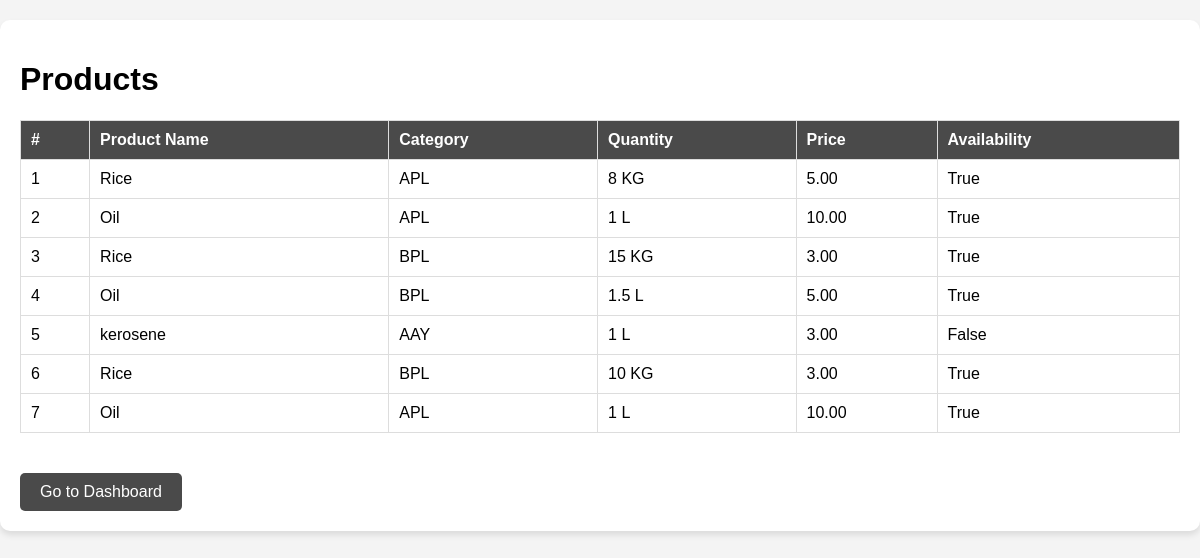
Screenshot of /products/ with the database file from the repository.
### ration_app/models.py (models this page shows, shortened)
class Product(models.Model):
    shop_owner = models.ForeignKey(ShopOwnerDetails, on_delete=models.CASCADE, default=1)
    name = models.CharField(max_length=100)
    category = models.CharField(max_length=3, choices=CATEGORY_CHOICES)
    quantity = models.CharField(max_length=100)
    price = models.DecimalField(max_digits=10, decimal_places=2)
    availability = models.BooleanField(default=True)

### ration_app/views.py (the view)
# urls.py: path('products/', views.product_list, name='product_list'),
def product_list(request):
    products = Product.objects.all()
    return render(request, 'product_list.html', {'products': products})

### templates/product_list.html (shortened to what this page needs)
<!DOCTYPE html>
<html lang="en">
<head>
    <link rel="stylesheet" href="https://cdnjs.cloudflare.com/ajax/libs/font-awesome/5.15.4/css/all.min.css">
</head>
<body>
    <div class="container">
        <h1>Products</h1>
        <table>
            <thead>
                <tr>
                    <th>#</th>
                    <th>Product Name</th>
                    <th>Category</th>
                    <th>Quantity</th>
                    <th>Price</th>
                    <th>Availability</th>
                </tr>
            </thead>
            <tbody>
                {% for product in products %}
                <tr>
                    <td>{{ forloop.counter }}</td>
                    <td>{{ product.name }}</td>
                    <td>{{ product.category }}</td>
                    <td>{{ product.quantity }}</td>
                    <td>{{ product.price}}</td>
                    <td>{{ product.availability }}</td>
                </tr>
                {% empty %}
                <tr>
                    <td colspan="12">No Products found.</td>
                </tr>
                {% endfor %}
            </tbody>
        </table>
        <a href="{% url 'admin_dashboard' %}" class="dashboard-btn">Go to Dashboard</a>
    </div>
</body>
</html>

### templates/product_list.html (style rules this page uses)
body { font-family: Arial, sans-serif; margin: 0; padding: 0; background-color: #f4f4f4; }
.container { max-width: 1200px; margin: 20px auto; padding: 20px; background: white; border-radius: 10px; box-shadow: 0px 4px 6px rgba(0, 0, 0, 0.1); }
table { width: 100%; border-collapse: collapse; margin-bottom: 20px; }
th, td { padding: 10px; text-align: left; border: 1px solid #ddd; }
th { background-color: #4A4A4A; color: white; }
.dashboard-btn { background-color: #4A4A4A; color: white; padding: 10px 20px; border-radius: 5px; text-decoration: none; display: inline-block; margin-top: 20px; font-size: 16px; }

### rows the page displays
Product: name "Rice", category "APL", quantity "8 KG", price "5.00", availability "True"
Product: name "Oil", category "APL", quantity "1 L", price "10.00", availability "True"
Product: name "Rice", category "BPL", quantity "15 KG", price "3.00", availability "True"
Product: name "Oil", category "BPL", quantity "1.5 L", price "5.00", availability "True"
Product: name "kerosene", category "AAY", quantity "1 L", price "3.00", availability "False"
Product: name "Rice", category "BPL", quantity "10 KG", price "3.00", availability "True"
Product: name "Oil", category "APL", quantity "1 L", price "10.00", availability "True"
